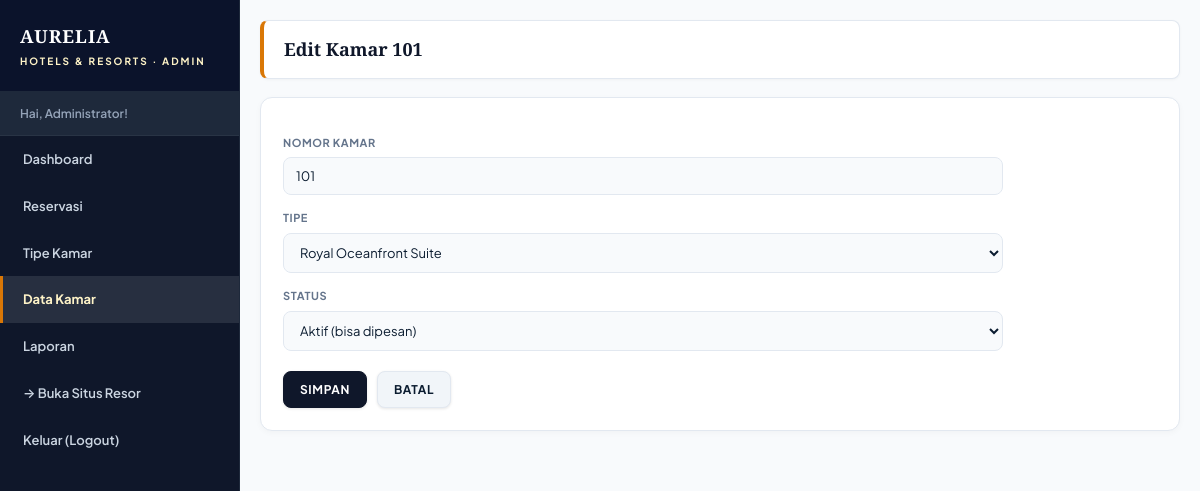
The app's page /admin/index.php?p=kamar-edit&id=1 (signed in) with its own data.
### tables this page shows
CREATE TABLE `kamar` (
  `idkamar` int(11) NOT NULL AUTO_INCREMENT,
  `nomor_kamar` varchar(10) NOT NULL,
  `idtipe` int(11) NOT NULL,
  `status` enum('Aktif','Perbaikan') NOT NULL DEFAULT 'Aktif',
  PRIMARY KEY (`idkamar`),
  UNIQUE KEY `nomor_kamar` (`nomor_kamar`),
  KEY `idtipe` (`idtipe`),
  CONSTRAINT `kamar_ibfk_1` FOREIGN KEY (`idtipe`) REFERENCES `tipe_kamar` (`idtipe`)
);

CREATE TABLE `tipe_kamar` (
  `idtipe` int(11) NOT NULL AUTO_INCREMENT,
  `nama_tipe` varchar(50) NOT NULL,
  `deskripsi` text DEFAULT NULL,
  `harga_malam` int(11) NOT NULL,
  `kapasitas` int(11) NOT NULL,
  `foto` varchar(255) NOT NULL DEFAULT '-',
  PRIMARY KEY (`idtipe`)
);

### fungsi.php (called while the page is built, shortened)
<?php
function e($teks)
{
    return htmlspecialchars((string)$teks, ENT_QUOTES, 'UTF-8');
}

### admin/kamar-edit.php (the view, shortened to what this page needs)
<?php
$id = (int)($_GET['id'] ?? 0);
$stmt = mysqli_prepare($db, "SELECT * FROM kamar WHERE idkamar = ?");
mysqli_stmt_bind_param($stmt, 'i', $id);
mysqli_stmt_execute($stmt);
$k = mysqli_fetch_assoc(mysqli_stmt_get_result($stmt));
$daftar_tipe = mysqli_fetch_all(mysqli_query($db, "SELECT idtipe, nama_tipe FROM tipe_kamar ORDER BY nama_tipe"), MYSQLI_ASSOC);
?>
<div id="label-page"><h3>Edit Kamar <?= e($k['nomor_kamar']) ?></h3></div>
<div id="content">
    <form action="kamar-edit-proses.php" method="post" class="form-isian">
        <label>Nomor Kamar</label>
        <input type="text" name="nomor_kamar" value="<?= e($k['nomor_kamar']) ?>" required maxlength="10">
        <label>Tipe</label>
        <select name="idtipe">
            <?php foreach ($daftar_tipe as $t): ?>
                <option value="<?= (int)$t['idtipe'] ?>" <?= (int)$t['idtipe'] === (int)$k['idtipe'] ? 'selected' : '' ?>><?= e($t['nama_tipe']) ?></option>
            <?php endforeach; ?>
        </select>
        <label>Status</label>
        <select name="status">
            <option value="Aktif" <?= $k['status'] === 'Aktif' ? 'selected' : '' ?>>Aktif (bisa dipesan)</option>
        </select>
        <div class="aksi-form">
            <input type="submit" name="simpan" value="Simpan" class="tombol">
            <a href="index.php?p=kamar" class="tombol tombol-abu">Batal</a>
        </div>
    </form>
</div>

### style.css (style rules this page uses)
:root { --primary: #0F172A; --primary-light: #1E293B; --gold: #B45309; --gold-light: #FEF3C7; --gold-amber: #D97706; --surface-linen: #FDFCFB; --surface-sand: #F8FAFC; --surface-subtle:#F1F5F9; --border: #E2E8F0; --teks: #0B1C30; --teks-lembut: #64748B; --putih: #ffffff; --bayangan: 0 10px 25px -5px rgba(15, 23, 42, 0.08), 0 8px 10px -6px rgba(15, 23, 42, 0.04); }
* { margin: 0; padding: 0; box-sizing: border-box; }
body { font-family: 'Plus Jakarta Sans', -apple-system, BlinkMacSystemFont, 'Segoe UI', Roboto, sans-serif; font-size: 14px; color: var(--teks); background-color: var(--surface-sand); line-height: 1.6; }
h1, h2, h3, h4, .font-playfair { font-family: 'Playfair Display', Georgia, serif; }
a { color: var(--gold-amber); text-decoration: none; transition: color 0.15s; }
.tombol { display: inline-flex; align-items: center; justify-content: center; gap: 6px; padding: 8px 16px; font-family: inherit; font-size: 12px; font-weight: 700; text-transform: uppercase; letter-spacing: 0.05em; color: var(--putih); background-color: var(--primary); border: 1px solid var(--primary); border-radius: 8px; text-decoration: none; cursor: pointer; transition: all 0.2s ease; box-shadow: 0 1px 3px rgba(0,0,0,0.1); }
.tombol-abu { background-color: var(--surface-subtle); border-color: var(--border); color: var(--teks); }
label { display: block; margin: 14px 0 6px; font-size: 11px; font-weight: 700; text-transform: uppercase; letter-spacing: 0.05em; color: var(--teks-lembut); }
input[type=text], input[type=email], input[type=password], input[type=number], input[type=date], input[type=time], input[type=tel], select, textarea { width: 100%; padding: 10px 12px; font-family: inherit; font-size: 13px; color: var(--teks); background: var(--surface-sand); border: 1px solid var(--border); border-radius: 8px; transition: all 0.2s; }
#label-page { margin-bottom: 18px; padding: 14px 20px; background: var(--putih); border: 1px solid var(--border); border-left: 4px solid var(--gold-amber); border-radius: 8px; box-shadow: 0 1px 3px rgba(0,0,0,0.04); }
#label-page h3 { color: var(--primary); font-family: 'Playfair Display', serif; font-size: 18px; font-weight: 700; }
#content { padding: 22px; background: var(--putih); border: 1px solid var(--border); border-radius: 12px; box-shadow: 0 2px 6px rgba(0,0,0,0.03); overflow-x: auto; }
.form-isian { max-width: 720px; }
.aksi-form { margin-top: 20px; display: flex; gap: 10px; }

### records on screen
kamar: nomor_kamar "101", idtipe "Royal Oceanfront Suite", status "Aktif (bisa dipesan)"

### other values on screen
$_SESSION['sesi'] "Administrator"
$label "Dashboard"
$label "Reservasi"
$label "Tipe Kamar"
$label "Data Kamar"
$label "Laporan"
